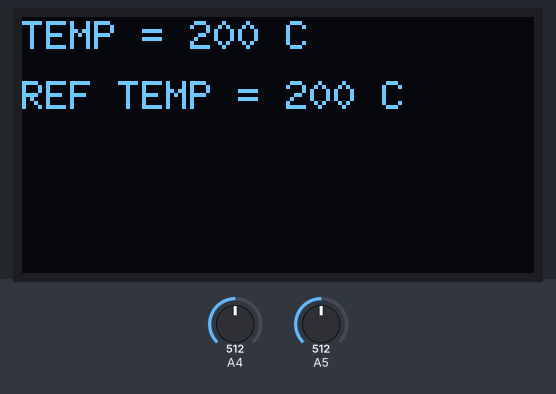
The sketch below on a simulated Arduino Uno, built with avr-gcc and run on an emulated ATmega328P. Shown: 128×64 one-colour display. The test bench sets the inputs (shaded band); at power-on: A5 = 512, A4 = 512. What the sketch prints to the serial monitor is not drawn.

Above: at 1.3 s.
1.4 s: A5 set to 515
At 4.1 s:
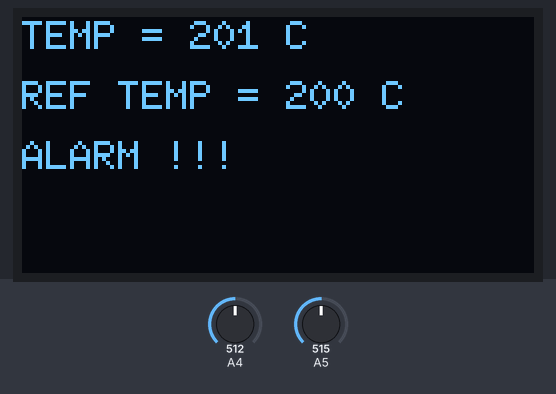
4.4 s: A4 set to 523
At 5.5 s:
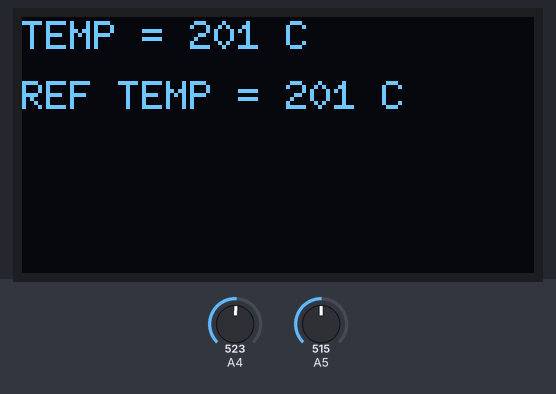
7.1 s: A4 set to 716
At 7.9 s:
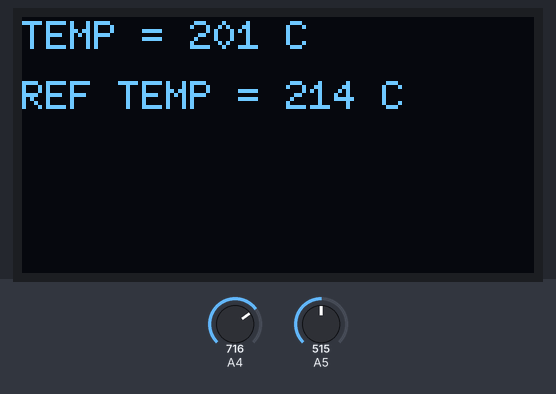
9.5 s: A5 set to 716
At 10.5 s:
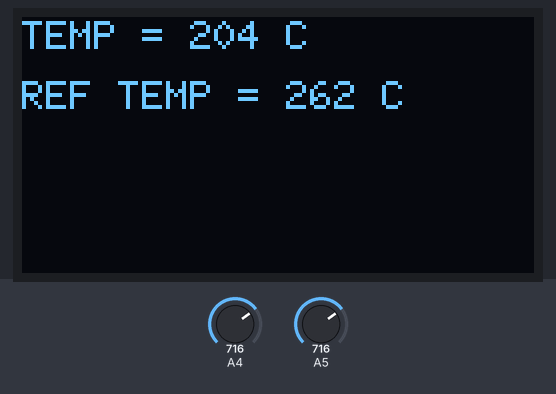
12.1 s: A4 set to 306
At 14.1 s:
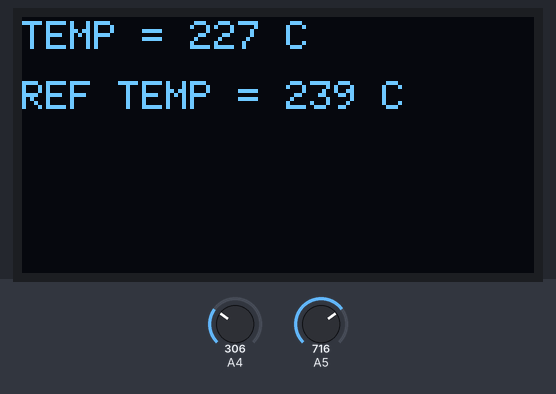
14.7 s: A5 set to 511
At 16.2 s:
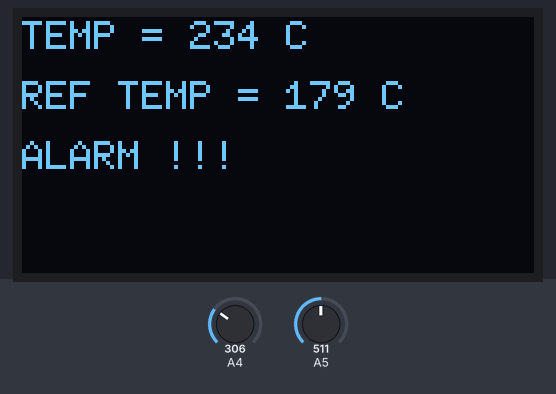
Timing chart, 0 to 17.7 s (numbered marks = the images above; inputs shaded):
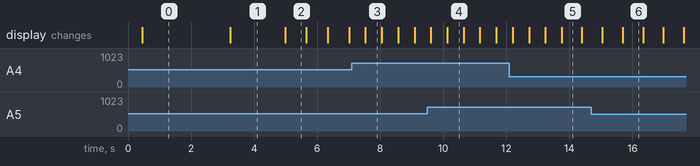

Measured:
- the behaviour switches between 514 and 515 on A5 (found by bisection; images 0 and 1)
- the behaviour switches between 513 and 514 on A4 (found by bisection; images 1 and 2)
- after the input at 1.4 s, the display: changes after 1.8 s (image 1)
- after the input at 4.4 s, the display: changes after 0.58 s (image 2)
- after the input at 7.1 s, the display: changes after 0.43 s (image 3)
- what the display in image 2 shows lasts 0.7 s, from 5.0 s to 5.7 s
- what the display in image 3 shows lasts 0.6 s, from 7.5 s to 8.1 s

The sketch:

fase4_sensor.ino
```cpp
#include <U8g2lib.h>
#include <SoftwareSerial.h>

// Descomentar la siguiente línea para activar el modo debug.
#define DEBUG

// Establecemos los pines que usaremos para conectar el módulo Bluetooth HC-05.
#define PIN_RX 10 // pin Arduino a conectar con el pin TX del HC-05
#define PIN_TX 11 // pin Arduino a conectar con el pin RX del HC-05

// Establecemos la velocidad de conexión. Usaremos la que previamente se configuró
// en los módulos.
#define BAUD 9600

// Creamos el objeto que representa el módulo Bluetooth.
SoftwareSerial BT(PIN_RX,PIN_TX);

// Asignar el pin analógico para la medida del sensor.
#define PIN_ANALOGICO_MEDIDA 5

// Asignamos la tensión de referencia para el sensor.
#define VS_mV 5000

// Asignar el pin analógico para la medida del potenciómetro.
#define PIN_ANALOGICO_POTENCIOMETRO 4

// Asignar pines digitales para la pantalla OLED.
#define DIGITAL_PIN_SCK 2
#define DIGITAL_PIN_SDA 3
#define DIGITAL_PIN_DC 4
#define DIGITAL_PIN_CS 5

// El pin RES debe estar a 5 V, podemos conectarlo a alimentación o usar
// un pin digital a nivel alto. Prefiero usar la conexión a alimentación
// porque así preservamos el pin digital para otros usos.

// Invocamos el constructor para crear el objeto que representa la pantalla.
U8G2_SH1106_128X64_NONAME_1_4W_SW_SPI u8g2(U8G2_R0, DIGITAL_PIN_SCK,
DIGITAL_PIN_SDA, DIGITAL_PIN_CS, DIGITAL_PIN_DC);

void setup() {
#ifdef DEBUG
  // Configuramos la depuración.
  Serial.begin(9600);
#endif

  // Configuramos los pines analógicos como entradas.
  pinMode(PIN_ANALOGICO_MEDIDA, INPUT);
  pinMode(PIN_ANALOGICO_POTENCIOMETRO, INPUT);

  // Configuramos la pantalla OLED.
  u8g2.setFont(u8g2_font_6x10_mf);
  u8g2.setFontRefHeightExtendedText();
  u8g2.setFontPosTop();
  u8g2.begin();

  // Configuramos el puerto serie que nos permite interactuar con el módulo
  // Bluetooth.
  BT.begin(BAUD);
}

float Volt2Temp(float value_mV) {
  // *** IMPORTANTE ***
  // Estoy usando un sensor de temperatura TMP36 que devuelve un valor de
  // tensión que debe transformarse en una temperatura considerando las
  // indicaciones del fabricante para este modelo.
  return (value_mV - 500) / 10;
}

float CurrentAnalogValue(int pin) {
  // Leemos el valor del sensor.
  int rawValue = analogRead(pin);

  // Transformamos en tensión.
  float value_mV = map(rawValue, 0, 1023, 0, VS_mV);

  // Transformamos en temperatura.
  float value_C = Volt2Temp(value_mV);

#ifdef DEBUG
  Serial.print("PIN = ");
  Serial.println(pin);
  Serial.print("value_mV = ");
  Serial.println(value_mV);
  Serial.print("value_C = ");
  Serial.println(value_C);
#endif

  return value_C;
}

void Display(int valSensor, int valPot, bool alarm) {
  u8g2.firstPage();
  do {
      u8g2.setCursor(0, 0);
      u8g2.print("TEMP = ");
      u8g2.print(String(valSensor).c_str());
      u8g2.print(" C");
      u8g2.setCursor(0, 15);
      u8g2.print("REF TEMP = ");
      u8g2.print(String(valPot).c_str());
      u8g2.print(" C");
      u8g2.setCursor(0, 30);
      if (alarm)
        u8g2.print("ALARM !!!");
  } while(u8g2.nextPage());
}

String DoSerial (int valSensor, int valPot, bool alarm) {
  String str(valSensor);
  str += "#";
  str += (alarm)? "1" : "0";
  str += '\n';
  return str;
}

// Clase auxiliar para manejar un buffer circular.
template <class T>
class CircularBuffer {
  public:
  CircularBuffer (const int size);
  ~CircularBuffer ();
  void Add (const T& value);
  int NumberOfElements () const;
  T& operator[] (int index) const;

  private:
  int maxSize;
  int firstPos;
  int numberOfElements;
  T* buffer;
};

template <class T>
CircularBuffer<T>::CircularBuffer (const int size) {
  maxSize = size;
  firstPos = numberOfElements = 0;
  buffer = new T[maxSize];
}

template <class T>
CircularBuffer<T>::~CircularBuffer () {
    delete buffer;
}

template <class T>
void CircularBuffer<T>::Add (const T& value) {
  // Calculamos la posición de inserción.
  int firstFreePos = (firstPos + numberOfElements) % maxSize;

  // Insertamos el valor.
  buffer[firstFreePos] = value;

  // El primer elemento del buffer se desplaza si este
  // ya se ha llenado. En caso contrario no hace falta
  // descartarlo.
  if (numberOfElements >= maxSize)
    firstPos++;
  else
    numberOfElements++;
}

template <class T>
int CircularBuffer<T>::NumberOfElements () const {
  return numberOfElements;
}

template <class T>
T& CircularBuffer<T>::operator[] (int index) const {
  // Transformamos el posicionamiento de index en el rango
  // 0 .. N-1 a las posiciones en el buffer circular.
  int pos = (firstPos + index) % maxSize;

  // Devolvemos el valor.
  return buffer[pos];
}

// Clase auxiliar para manejar una media móvil.
class MovingAverage {
  public:
  MovingAverage (const int size);
  float Add (const float newValue);

  private:
  CircularBuffer<float> avg;
};

MovingAverage::MovingAverage (const int size) :avg(size) {
}

float MovingAverage::Add (const float newValue) {
  avg.Add(newValue);

  float sum = 0;
  for (int i = 0; i < avg.NumberOfElements(); i++)
    sum += avg[i];

  return sum / avg.NumberOfElements();
}

// Clase auxiliar para representar los datos del sensor y su situación.
class SensorData {
  public:
  SensorData (int s, int p);
  void SetSensorValue (int value);
  int GetSensorValue () const;
  void SetPotValue (int value);
  int GetPotValue () const;
  bool GetAlarm () const;

  private:
  int valSensor;
  int valPot;
};

SensorData::SensorData (int s = 0, int p = 0) {
  SetSensorValue(s);
  SetPotValue(p);
}

void SensorData::SetSensorValue (int value) {
  valSensor = value;
}

int SensorData::GetSensorValue () const {
  return valSensor;
}

void SensorData::SetPotValue (int value) {
  valPot = value;
}

int SensorData::GetPotValue () const {
  return valPot;
}

bool SensorData::GetAlarm () const {
  return (valSensor > valPot);
}

bool operator== (const SensorData& left, const SensorData& right) {
  if (left.GetSensorValue() != right.GetSensorValue())
    return false;
  if (left.GetPotValue() != right.GetPotValue())
    return false;
  if (left.GetAlarm() != right.GetAlarm())
    return false;

  return true;
}

bool operator!= (const SensorData& left, const SensorData& right) {
  return !(left == right);
}

void loop() {
  // Creamos un objeto que representa la situación del elemento sensor que,
  // al ser static, se preservará entre invocaciones de la función.
  static SensorData sensor;

  // Creamos los objetos que representan las medias móviles. Ponemos
  // una media móvil con más tamaño para el sensor para atenuar más
  // las pequeñas variaciones que las del potenciómetro. Esto hace
  // más cómodo variar la temperatura de referencia.
  static MovingAverage avgSensor(30);
  static MovingAverage avgPot(10);

  // Calculamos el valor de temperatura del sensor y del potenciómetro.
  int valSensor = avgSensor.Add(CurrentAnalogValue(PIN_ANALOGICO_MEDIDA));
  int valPot = avgPot.Add(CurrentAnalogValue(PIN_ANALOGICO_POTENCIOMETRO));

  // Crearemos un objeto que representa la situación ahora mismo.
  SensorData current(valSensor, valPot);

  // Si la situación actual del sensor ha variado respecto a la anterior
  // entonces actuamos.
  if (current != sensor)
  {
    // Mostramos el valor de la temperatura del sensor y de la
    // temperatura de referencia establecida por el potenciómetro
    // y la condición de alarma en la pantalla OLED.
    Display(current.GetSensorValue(), current.GetPotValue(), current.GetAlarm());

    // Para normalizar el intercambio de información invocaremos una
    // función que recibe el valor del sensor, el valor de referencia
    // y si hay condición de alarma y devuelve un string formateado.
    // El formato debe ser el mismo que se asuma en el código del
    // wearable para realizar la operación inversa.
    String data = DoSerial(current.GetSensorValue(), current.GetPotValue(), current.GetAlarm());

    // Enviamos el valor por el puerto Bluetooth.
    BT.write(data.c_str());

#ifdef DEBUG
    Serial.println("Status changed. Refreshing display and sending new data.");
    Serial.println(data.c_str());
#endif

    // Actualizamos el estado.
    sensor = current;
  }
  else
  {
#ifdef DEBUG
    Serial.println("Status not changed.");
#endif
  }

  // Esperamos 100 ms.
  delay(100);
}
```
